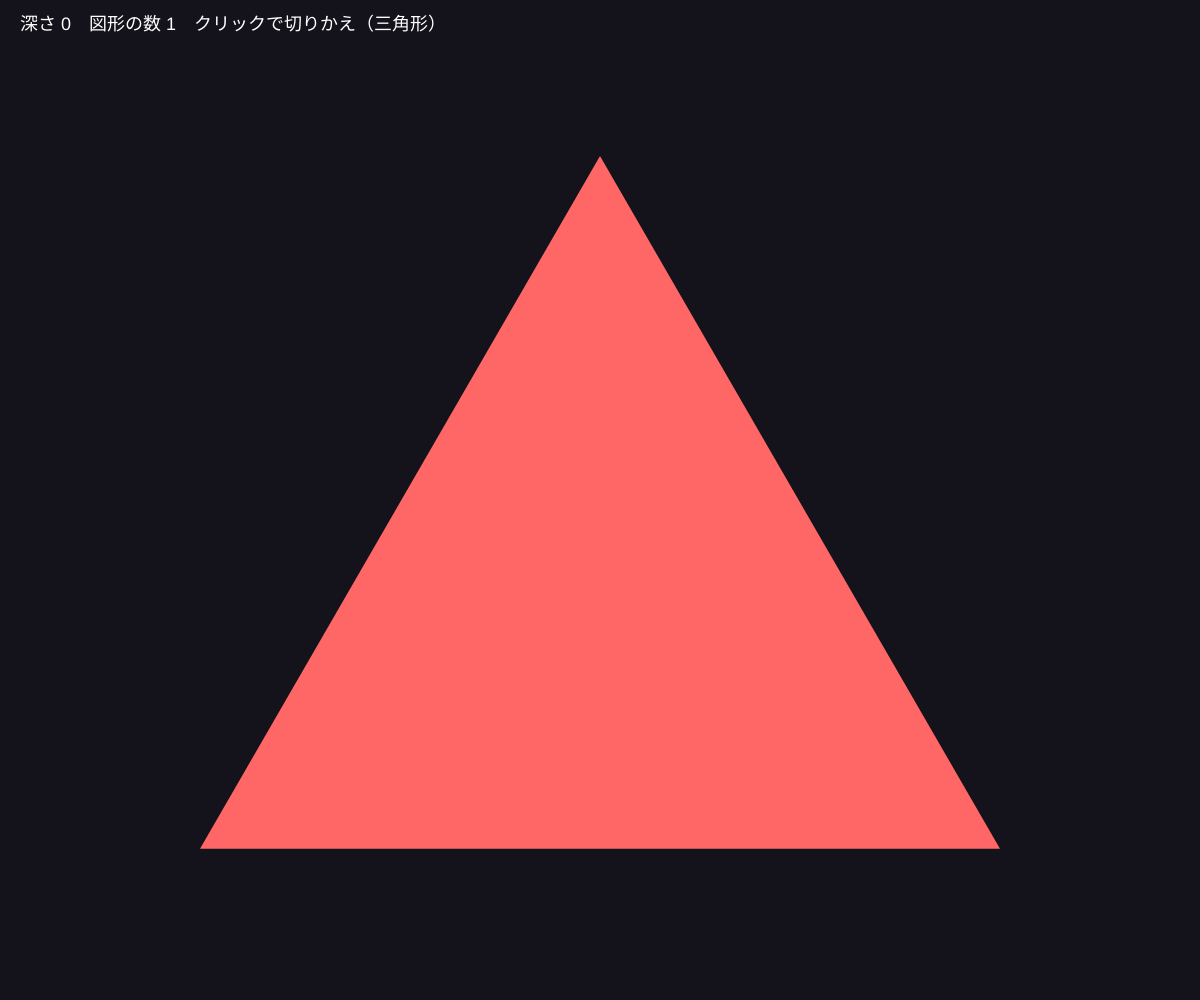
Frame 1 (no input)
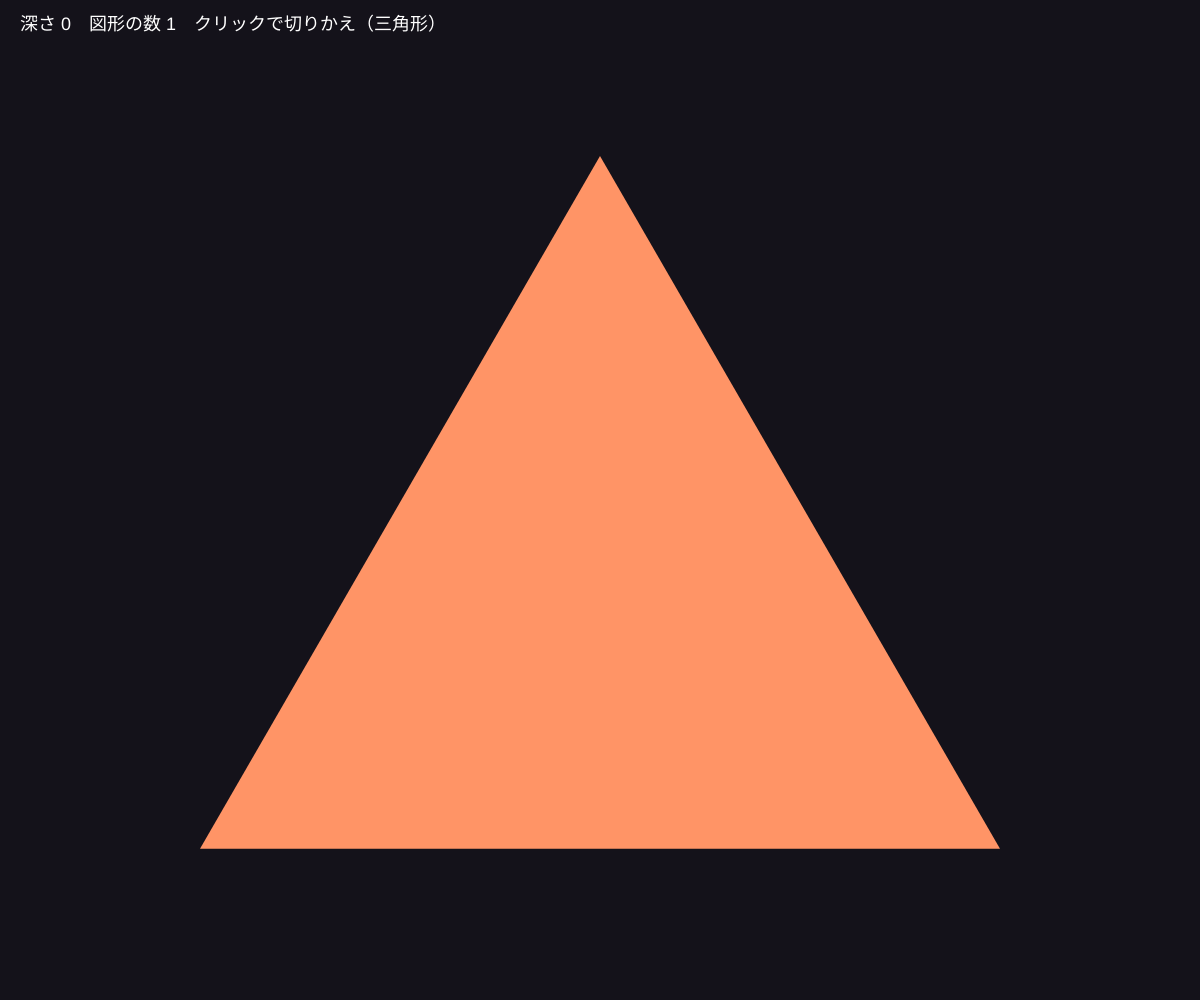
Frame 60 (no input)
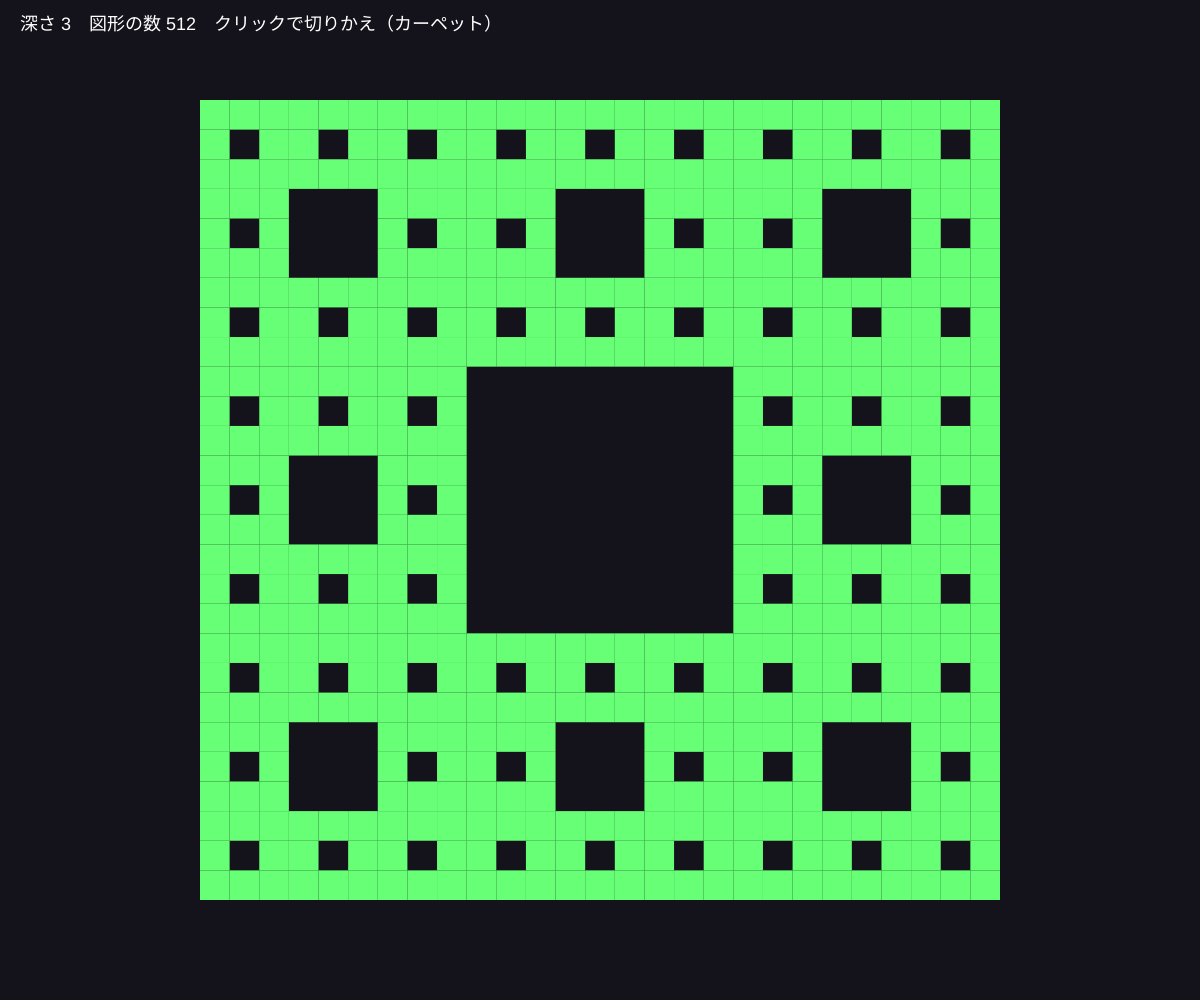
Frame 120 (the mouse pressed at the canvas centre since frame 60)

The p5.js sketch that drew these frames (run headless with seeded random() and noise() and a simulated clock; from frame 60 on, the mouse is pressed at the canvas centre):

// p5.js sketch
// ── sketch.js
// ============================================
// 05 シェルピンスキーの三角形とカーペット
// 「真ん中を抜く」を再帰でくり返す
// マウス左右 = 深さ / クリックで 三角形 ⇄ カーペット
// ============================================

let mode = 'triangle';
let maxDepth = 5;
let count = 0;

function setup() {
  createCanvas(windowWidth, windowHeight);
  colorMode(HSB, 360, 100, 100, 100);
  noStroke();
}

function draw() {
  background(260, 30, 10);
  maxDepth = floor(map(mouseX, 0, width, 0, mode === 'triangle' ? 9 : 6, true));
  count = 0;

  let s = min(width, height) * 0.8;
  if (mode === 'triangle') {
    // 大きな三角形の3つの頂点
    let cx = width / 2;
    let top = height / 2 - s * 0.43;
    sierpinski(cx, top, cx - s / 2, top + s * 0.866, cx + s / 2, top + s * 0.866, 0);
  } else {
    carpet(width / 2 - s / 2, height / 2 - s / 2, s, 0);
  }

  fill(0, 0, 100);
  textSize(18);
  text('深さ ' + maxDepth + '　図形の数 ' + count + '　クリックで切りかえ（' + (mode === 'triangle' ? '三角形' : 'カーペット') + '）', 20, 30);
}

// 三角形：深さが残っていれば、3つの小さい三角形に分ける（真ん中は描かない）
function sierpinski(x1, y1, x2, y2, x3, y3, depth) {
  if (depth >= maxDepth) {
    fill((depth * 30 + frameCount * 0.3) % 360, 60, 100);
    triangle(x1, y1, x2, y2, x3, y3);
    count++;
    return;
  }
  // 各辺の真ん中の点
  let mx12 = (x1 + x2) / 2, my12 = (y1 + y2) / 2;
  let mx23 = (x2 + x3) / 2, my23 = (y2 + y3) / 2;
  let mx31 = (x3 + x1) / 2, my31 = (y3 + y1) / 2;
  sierpinski(x1, y1, mx12, my12, mx31, my31, depth + 1); // 上
  sierpinski(mx12, my12, x2, y2, mx23, my23, depth + 1); // 左下
  sierpinski(mx31, my31, mx23, my23, x3, y3, depth + 1); // 右下
}

// カーペット：9分割して、真ん中以外の8個を描く
function carpet(x, y, s, depth) {
  if (depth >= maxDepth) {
    fill((depth * 30 + frameCount * 0.3) % 360, 60, 100);
    rect(x, y, s, s);
    count++;
    return;
  }
  let t = s / 3;
  for (let i = 0; i < 3; i++) {
    for (let j = 0; j < 3; j++) {
      if (i === 1 && j === 1) continue; // 真ん中はスキップ
      carpet(x + i * t, y + j * t, t, depth + 1);
    }
  }
}

function mousePressed() {
  mode = mode === 'triangle' ? 'carpet' : 'triangle';
}

// ---------- やってみよう ----------
// 1. 三角形で、真ん中を「描いて」まわりを描かないようにすると？
// 2. カーペットで、スキップするマスを変えてみよう（i === 0 && j === 0 など）
// 3. 深さが1増えると、図形の数は何倍になる？（三角形 3倍、カーペット 8倍）
